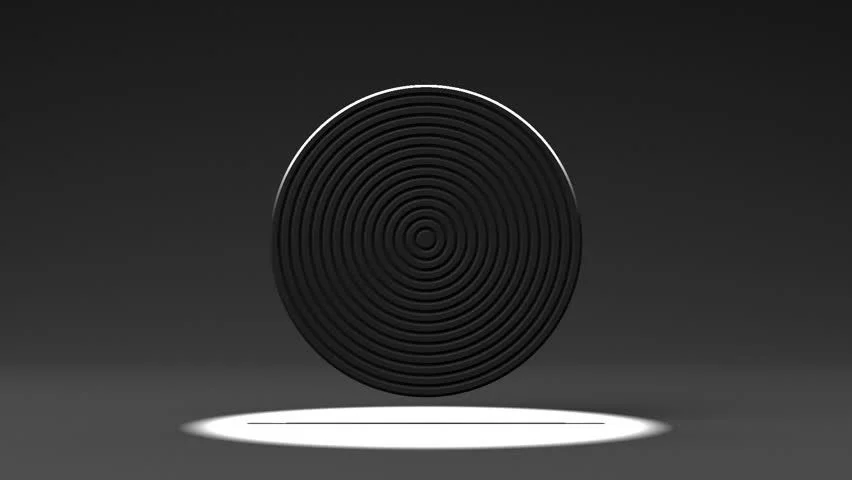
#> input picture Old/Testing/image.webp, 852 x 480 px
$ python Projected_white_circles_detection.py
#> lines starting #> are read from the running program, lines starting #| are printed output that depends on the picture; after the words box and inside, x2 and y2 are one past the last pixel; in counts of white or black regions, pixels touching at a corner belong together
import cv2
import numpy as np

# Load the image
img = cv2.imread("image.webp")
#> img is the input picture: shape (480, 852, 3); mean B, G, R 50.6, 50.6, 50.6

# Convert the image to grayscale
gray = cv2.cvtColor(img, cv2.COLOR_BGR2GRAY)

# Apply Gaussian Blur to reduce noise
blurred = cv2.GaussianBlur(gray, (5, 5), 0)

# Threshold the image to create a binary image
_, thresh = cv2.threshold(blurred, 200, 255, cv2.THRESH_BINARY)
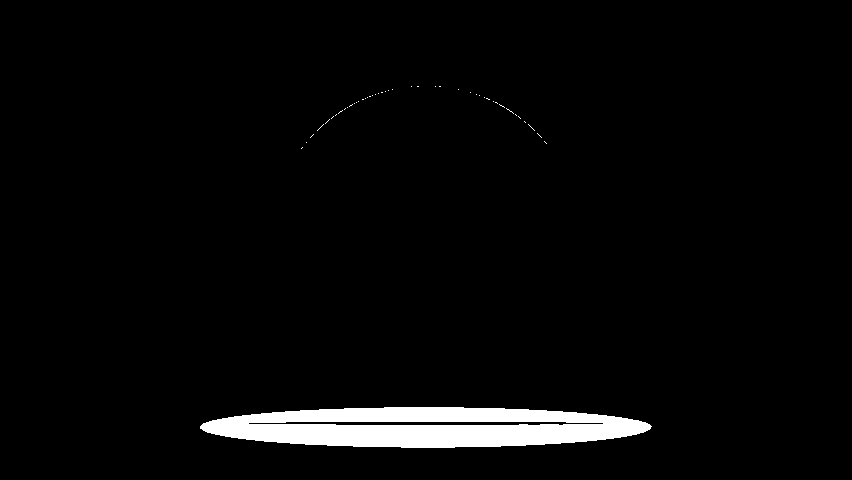
#> thresh: shape (480, 852); 3.3% white; 46 white regions (45 under 20 px), largest, box (x1, y1, x2, y2) and area: (200, 407, 652, 448) 13517

# Use the Hough Circle Transform to detect circles in the binary image
circles = cv2.HoughCircles(thresh, cv2.HOUGH_GRADIENT, 1, 20, param1=50, param2=30, minRadius=0, maxRadius=0)
#> circles = None

# Check if any circles were detected
if circles is not None:
    # Convert the (x, y) coordinates and radius of the circles to integers
    circles = np.round(circles[0, :]).astype("int")

    # Loop over the circles
    for (x, y, r) in circles:
        # Draw the circle in the output image
        cv2.circle(img, (x, y), r, (0, 255, 0), 4)

# Show the output image
cv2.imshow("Detected Circles", img)
cv2.waitKey(0)
cv2.destroyAllWindows()
